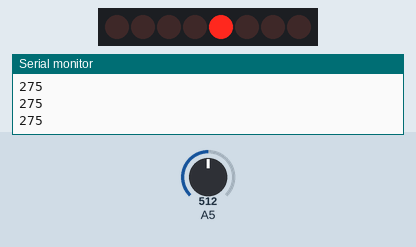
Bench run of a sketch on a simulated Arduino Uno, built with avr-gcc and run on an emulated ATmega328P. Parts: 8 shift-register outputs drawn as a row of LEDs (first output left, lit = HIGH), the last lines printed to the serial monitor. Wiring (inferred from the names in the program): shift register (74HC595): data pin 8; shift clock pin 12; latch pin 11. Wiring (inferred from the signals the program sends): row of LEDs: on Q0, Q1, Q2, Q3, Q4, Q5, Q6, Q7. Inputs (shaded band) come from the test bench; at power-on: A5 = 512.

Above: at 1.2 s.
1.3 s: A5 set to 122
At 1.42 s:
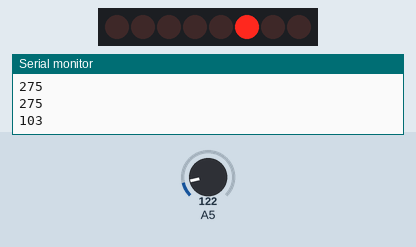
At 2.15 s:
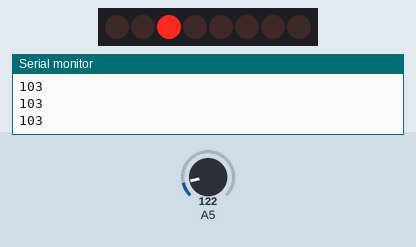
3.1 s: A5 set to 0
At 4.1 s:
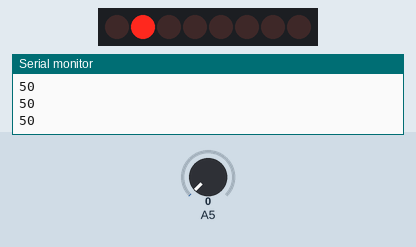
Timing chart, 0 to 10.6 s (numbered marks = the images above; inputs shaded):
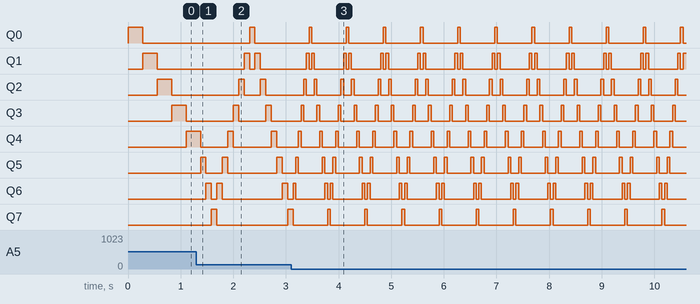

The sketch:

74HC595N_LED.ino
```cpp
// == CONSTANTS ==
// pin connected to ST_CP of 74HC595
const byte PIN_LATCH = 11;
// pin connected to SH_CP of 74HC595
const byte PIN_CLOCK = 12;
// pin connected to DS of 74HC595
const byte PIN_DATA = 8;

// -- DELAY RANGE --
const int MIN_DELAY = 50;
const int MAX_DELAY = 500;

// == GLOBAL DATA ==
byte val = 1;
byte dir_forward = 1;

void setup()
{
  Serial.begin(9600);
  //set pins to output so you can control the shift register
  pinMode(PIN_LATCH, OUTPUT);
  pinMode(PIN_CLOCK, OUTPUT);
  pinMode(PIN_DATA, OUTPUT);

  // the LEDs don't change while you're sending in bits
  digitalWrite(PIN_LATCH, LOW);
  // shift out the bits
  shiftOut(PIN_DATA, PIN_CLOCK, MSBFIRST, 0);
  //take the latch pin high so the LEDs will light up
  digitalWrite(PIN_LATCH, HIGH);
}

void loop()
{
    // -- read the value from the potentiometer and convert it to delay time --
    int pot_val = analogRead(A5);
    int delay_time = map(pot_val, 0, 1023, MIN_DELAY, MAX_DELAY);
    Serial.println(delay_time);

    // take the PIN_LATCH low so LEDs don't change while you're sending in bits
    digitalWrite(PIN_LATCH, LOW);

    // send the bits
    shiftOut(PIN_DATA, PIN_CLOCK, MSBFIRST, val);

    // -- set next LED on --
    if(dir_forward)
    {
      // val = val * 2 OR move 1 bit left
      val <<= 1;

      // 128 is 1000000, reached last LED -> revert the sequence
      if(128 == val)
        dir_forward = 0;
    }
    else
    {
      // val = val / 2 OR move 1 bit right
      val >>= 1;

      // back to the first LED -> revert the sequence
      if(1 == val)
        dir_forward = 1;
    }

    // take the latch pin high so the LEDs will light up
    digitalWrite(PIN_LATCH, HIGH);

    // pause before next cycles
    delay(delay_time);
}
```
